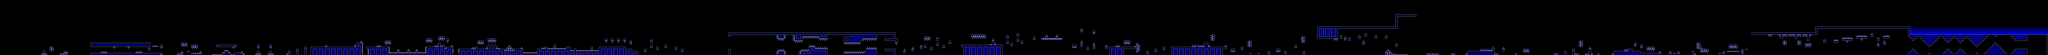

This game map was drawn from its Tiled (.tmx) file and the tilesets committed beside it. A one-line description and the trimmed map source follow:
An orthogonal 995x27 tile map with 16x16 px tiles, 2 tile layers (l2, l1), 2 tilesets and 652 objects.

<map version="1.10" tiledversion="1.11.0" orientation="orthogonal" renderorder="right-down" width="995" height="27" tilewidth="16" tileheight="16" infinite="0" nextlayerid="8" nextobjectid="1141">
 <editorsettings>
  <export target="timemachine.json" format="json" />
 </editorsettings>
 <properties>
  <property name="BG" type="color" value="#ff75f700" />
  <property name="Difficulty" value="HARDER" />
  <property name="GROUND" type="color" value="#ff319000" />
  <property name="Gamemode" type="int" value="0" />
  <property name="Level name" value="TIME MACHINE" />
  <property name="Song" value="STEREOMA" />
  <property name="Speed" type="int" value="1" />
  <property name="Stars" type="int" value="8" />
 </properties>
 <tileset firstgid="1" source="famidash.tsx" />
 <tileset firstgid="513" source="sprites.tsx" />
 <layer id="4" name="l2" width="995" height="27">
  <data>[26865 cells, 26865 non-empty, 43 distinct tile ids]</data>
 </layer>
 <layer id="1" name="l1" width="995" height="27">
  <data>[26865 cells, 26793 non-empty, 30 distinct tile ids]</data>
 </layer>
 <objectgroup id="7" name="SP">
  <object id="422" gid="524" x="336" y="400" width="16" height="16" />
  <object id="424" gid="521" x="400" y="368" width="16" height="16" />
  <object id="425" gid="543" x="438" y="432" width="16" height="16" />
  <object id="427" gid="543" x="451" y="432" width="16" height="16" />
  <object id="428" gid="526" x="480" y="416" width="16" height="16" />
  <object id="431" gid="543" x="582" y="432" width="16" height="16" />
  <object id="432" gid="543" x="598" y="432" width="16" height="16" />
  <object id="433" gid="543" x="691" y="432" width="16" height="16" />
  <object id="434" gid="528" x="704" y="400" width="16" height="16" />
  <object id="435" gid="521" x="704" y="336" width="16" height="16" />
  <object id="436" gid="525" x="768" y="416" width="16" height="16" />
  <object id="437" gid="543" x="853" y="384" width="16" height="16">
   <properties>
    <property name="vflip" type="bool" value="true" />
   </properties>
  </object>
  <object id="439" gid="543" x="867" y="384" width="16" height="16">
   <properties>
    <property name="vflip" type="bool" value="true" />
   </properties>
  </object>
  <object id="441" gid="525" x="837" y="384" width="16" height="16">
   <properties>
    <property name="vflip" type="bool" value="true" />
   </properties>
  </object>
  <object id="442" gid="525" x="976" y="384" width="16" height="16">
   <properties>
    <property name="vflip" type="bool" value="true" />
   </properties>
  </object>
  <object id="443" gid="543" x="1005.13" y="384.042" width="16" height="16">
   <properties>
    <property name="vflip" type="bool" value="true" />
   </properties>
  </object>
  <object id="444" gid="543" x="1019.13" y="384.042" width="16" height="16">
   <properties>
    <property name="vflip" type="bool" value="true" />
   </properties>
  </object>
  <object id="445" gid="543" x="920" y="416" width="16" height="16" />
  <object id="446" gid="543" x="936" y="416" width="16" height="16" />
  <object id="447" gid="543" x="952" y="416" width="16" height="16" />
  <object id="448" gid="525" x="1040" y="416" width="16" height="16" />
  <object id="449" gid="525" x="904" y="416" width="16" height="16" />
  <object id="450" gid="521" x="1184" y="384" width="16" height="16">
   <properties>
    <property name="vflip" type="bool" value="true" />
   </properties>
  </object>
  <object id="451" gid="521" x="1216" y="384" width="16" height="16">
   <properties>
    <property name="vflip" type="bool" value="true" />
   </properties>
  </object>
  <object id="452" gid="524" x="1200" y="360" width="16" height="16" />
  <object id="453" gid="521" x="1248" y="352" width="16" height="16" />
  <object id="454" gid="521" x="1152" y="336" width="16" height="16" />
  <object id="455" gid="527" x="1272" y="400" width="16" height="16" />
  <object id="456" gid="516" x="16" y="368" width="16" height="16">
   <properties>
    <property name="Channel" value="BG" />
    <property name="Color" type="color" value="#ff00f0b5" />
    <property name="Frames" type="int" value="90" />
   </properties>
  </object>
  <object id="457" gid="516" x="16" y="384" width="16" height="16">
   <properties>
    <property name="Channel" value="GROUND" />
    <property name="Color" type="color" value="#ff008969" />
    <property name="Frames" type="int" value="90" />
   </properties>
  </object>
  <object id="458" gid="543" x="1363" y="432" width="16" height="16" />
  <object id="459" gid="543" x="1350" y="432" width="16" height="16" />
  <object id="460" gid="522" x="1600" y="416" width="16" height="16" />
  <object id="461" gid="521" x="1408" y="336" width="16" height="16" />
  <object id="462" gid="521" x="1440" y="336" width="16" height="16" />
  <object id="463" gid="521" x="1488" y="352" width="16" height="16" />
  <object id="464" gid="521" x="1520" y="352" width="16" height="16" />
  <object id="465" gid="525" x="1456" y="400" width="16" height="16" />
  <object id="466" gid="524" x="1392" y="416" width="16" height="16" />
  <object id="467" gid="543" x="2541" y="368" width="16" height="16" />
  <object id="468" gid="543" x="2554" y="368" width="16" height="16" />
  <object id="470" gid="543" x="2689" y="368" width="16" height="16" />
  <object id="471" gid="543" x="2676" y="368" width="16" height="16" />
  <object id="472" gid="543" x="2663" y="368" width="16" height="16" />
  <object id="473" gid="528" x="1672" y="400" width="16" height="16" />
  <object id="474" gid="527" x="1824" y="400" width="16" height="16" />
  <object id="475" gid="522" x="3057" y="392" width="16" height="16" />
  <object id="476" gid="522" x="3129" y="400" width="16" height="16" />
  <object id="477" gid="522" x="3195" y="384" width="16" height="16" />
  <object id="478" gid="522" x="3268" y="400" width="16" height="16" />
  <object id="479" gid="543" x="3592" y="384" width="16" height="16" />
  </objectgroup>
</map>
<!-- 601 of 652 objects omitted -->
